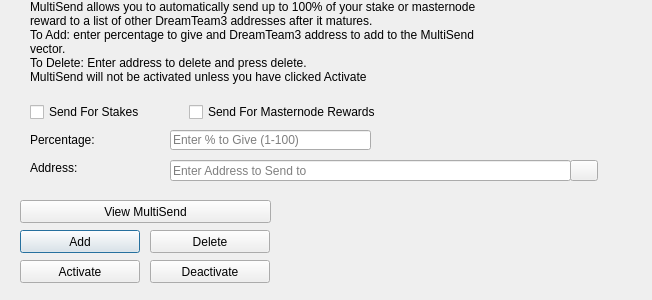
<?xml version="1.0" encoding="UTF-8"?>
<ui version="4.0">
 <class>MultiSendDialog</class>
 <widget class="QDialog" name="MultiSendDialog">
  <property name="windowModality">
   <enum>Qt::NonModal</enum>
  </property>
  <property name="geometry">
   <rect>
    <x>0</x>
    <y>0</y>
    <width>652</width>
    <height>300</height>
   </rect>
  </property>
  <property name="windowTitle">
   <string>MultiSend</string>
  </property>
  <widget class="QLineEdit" name="multiSendPercentEdit">
   <property name="geometry">
    <rect>
     <x>170</x>
     <y>130</y>
     <width>201</width>
     <height>20</height>
    </rect>
   </property>
   <property name="toolTip">
    <string>Enter whole numbers 1 - 100</string>
   </property>
   <property name="placeholderText">
    <string>Enter % to Give (1-100)</string>
   </property>
  </widget>
  <widget class="QLineEdit" name="multiSendAddressEdit">
   <property name="geometry">
    <rect>
     <x>170</x>
     <y>160</y>
     <width>401</width>
     <height>21</height>
    </rect>
   </property>
   <property name="toolTip">
    <string/>
   </property>
   <property name="placeholderText">
    <string>Enter Address to Send to</string>
   </property>
  </widget>
  <widget class="QLabel" name="label_2">
   <property name="geometry">
    <rect>
     <x>30</x>
     <y>0</y>
     <width>451</width>
     <height>121</height>
    </rect>
   </property>
   <property name="lineWidth">
    <number>1</number>
   </property>
   <property name="text">
    <string>MultiSend allows you to automatically send up to 100% of your stake or masternode reward to a list of other DreamTeam3 addresses after it matures.
To Add: enter percentage to give and DreamTeam3 address to add to the MultiSend vector.
To Delete: Enter address to delete and press delete.
MultiSend will not be activated unless you have clicked Activate</string>
   </property>
   <property name="alignment">
    <set>Qt::AlignLeading|Qt::AlignLeft|Qt::AlignTop</set>
   </property>
   <property name="wordWrap">
    <bool>true</bool>
   </property>
  </widget>
  <widget class="QLabel" name="message">
   <property name="geometry">
    <rect>
     <x>290</x>
     <y>200</y>
     <width>351</width>
     <height>91</height>
    </rect>
   </property>
   <property name="text">
    <string/>
   </property>
  </widget>
  <widget class="QPushButton" name="addButton">
   <property name="geometry">
    <rect>
     <x>20</x>
     <y>230</y>
     <width>120</width>
     <height>23</height>
    </rect>
   </property>
   <property name="toolTip">
    <string/>
   </property>
   <property name="statusTip">
    <string>Add to MultiSend Vector</string>
   </property>
   <property name="text">
    <string>Add</string>
   </property>
  </widget>
  <widget class="QPushButton" name="disableButton">
   <property name="geometry">
    <rect>
     <x>150</x>
     <y>260</y>
     <width>120</width>
     <height>23</height>
    </rect>
   </property>
   <property name="statusTip">
    <string>Deactivate MultiSend</string>
   </property>
   <property name="text">
    <string>Deactivate</string>
   </property>
  </widget>
  <widget class="QPushButton" name="addressBookButton">
   <property name="geometry">
    <rect>
     <x>570</x>
     <y>160</y>
     <width>28</width>
     <height>21</height>
    </rect>
   </property>
   <property name="toolTip">
    <string>Choose an address from the address book</string>
   </property>
   <property name="text">
    <string/>
   </property>
   <property name="icon">
    <iconset resource="../dreamteam3.qrc">
     <normaloff>:/icons/address-book</normaloff>:/icons/address-book</iconset>
   </property>
   <property name="shortcut">
    <string>Alt+A</string>
   </property>
   <property name="autoDefault">
    <bool>false</bool>
   </property>
  </widget>
  <widget class="QLabel" name="label">
   <property name="geometry">
    <rect>
     <x>30</x>
     <y>130</y>
     <width>121</width>
     <height>20</height>
    </rect>
   </property>
   <property name="toolTip">
    <string>Percentage of stake to send</string>
   </property>
   <property name="text">
    <string>Percentage:</string>
   </property>
  </widget>
  <widget class="QLabel" name="label_5">
   <property name="geometry">
    <rect>
     <x>30</x>
     <y>160</y>
     <width>111</width>
     <height>16</height>
    </rect>
   </property>
   <property name="toolTip">
    <string>Address to send portion of stake to</string>
   </property>
   <property name="text">
    <string>Address:</string>
   </property>
  </widget>
  <widget class="QPushButton" name="deleteButton">
   <property name="geometry">
    <rect>
     <x>150</x>
     <y>230</y>
     <width>120</width>
     <height>23</height>
    </rect>
   </property>
   <property name="toolTip">
    <string/>
   </property>
   <property name="statusTip">
    <string>Delete Address From MultiSend Vector</string>
   </property>
   <property name="text">
    <string>Delete</string>
   </property>
  </widget>
  <widget class="QPushButton" name="activateButton">
   <property name="geometry">
    <rect>
     <x>20</x>
     <y>260</y>
     <width>120</width>
     <height>23</height>
    </rect>
   </property>
   <property name="statusTip">
    <string>Activate MultiSend</string>
   </property>
   <property name="text">
    <string>Activate</string>
   </property>
  </widget>
  <widget class="QPushButton" name="viewButton">
   <property name="geometry">
    <rect>
     <x>20</x>
     <y>200</y>
     <width>251</width>
     <height>23</height>
    </rect>
   </property>
   <property name="toolTip">
    <string/>
   </property>
   <property name="statusTip">
    <string>View MultiSend Vector</string>
   </property>
   <property name="text">
    <string>View MultiSend</string>
   </property>
  </widget>
  <widget class="QWidget" name="horizontalLayoutWidget">
   <property name="geometry">
    <rect>
     <x>30</x>
     <y>100</y>
     <width>351</width>
     <height>24</height>
    </rect>
   </property>
   <layout class="QHBoxLayout" name="horizontalLayout">
    <item>
     <widget class="QCheckBox" name="multiSendStakeCheckBox">
      <property name="text">
       <string>Send For Stakes</string>
      </property>
     </widget>
    </item>
    <item>
     <widget class="QCheckBox" name="multiSendMasternodeCheckBox">
      <property name="text">
       <string>Send For Masternode Rewards</string>
      </property>
     </widget>
    </item>
   </layout>
  </widget>
 </widget>
 <resources>
  <include location="../dreamteam3.qrc"/>
 </resources>
 <connections/>
</ui>
